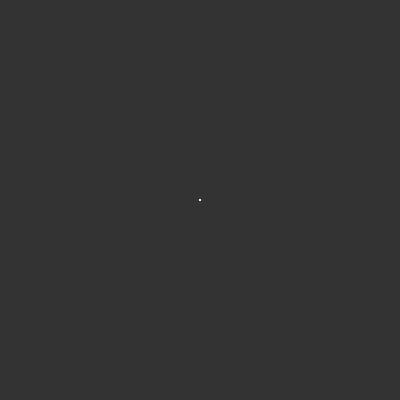
Frame 1 (no input)
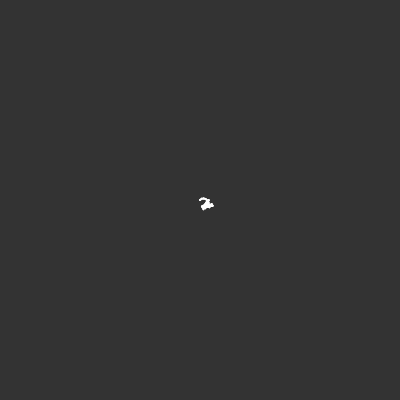
Frame 60 (no input)
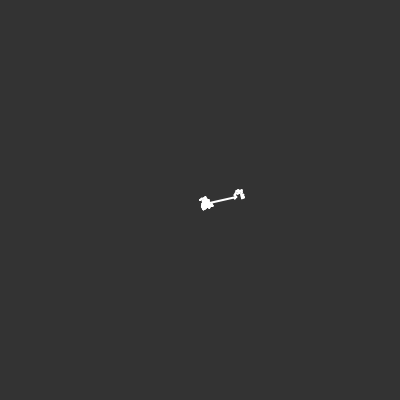
Frame 120 (the mouse pressed at the canvas centre since frame 60)

The p5.js sketch that drew these frames (run headless with seeded random() and noise() and a simulated clock; from frame 60 on, the mouse is pressed at the canvas centre):

// p5.js sketch
// ── sketch.js
// let x, y, r;
let r;
let pos;
let prev;
function setup() {
    createCanvas(400, 400);
    // x = 200;
    // y = 200;
    background(51);    
    pos = createVector(200, 200);
    prev = pos.copy();
}

function draw() {
    stroke(255);
    strokeWeight(2);
    point(pos.x, pos.y);
    line(pos.x, pos.y, prev.x, prev.y);
    prev = pos.copy();    
    let step = p5.Vector.random2D();
    let r = random(100);
    if (r < 2) {
        step.mult(random(20, 40));
    } else {
        step.setMag(2);
    }
    pos.add(step);
}
